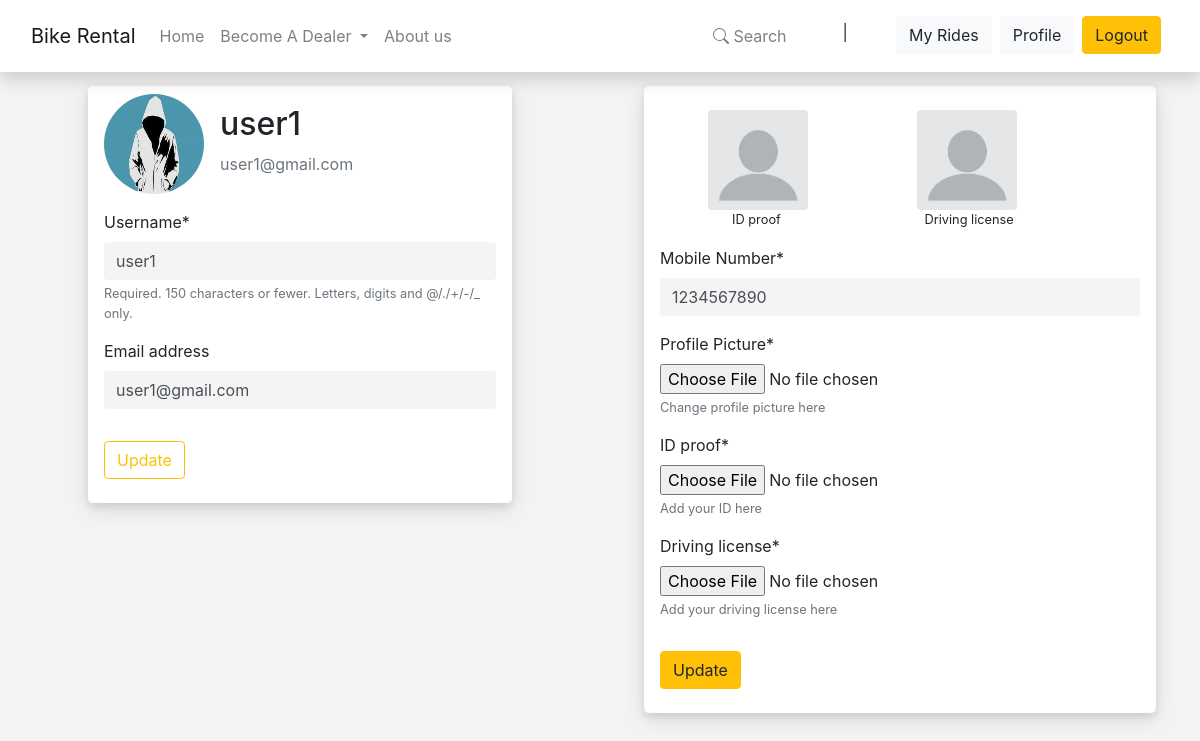
The app's page /customer/profile/ (signed in) with its own data.
### bikerental/models.py (models this page shows)
class User(AbstractUser):
    is_customer = models.BooleanField(default=False)
    is_dealer = models.BooleanField(default=False)

### customer/models.py (models this page shows, shortened)
class Profile (models.Model):
    user = models.OneToOneField(User, on_delete=models.CASCADE, primary_key=True)
    mobile_no = models.DecimalField(max_digits=10, decimal_places=0, blank=False, default='1234567890')
    profile_pic = models.ImageField(default='default.jpg', upload_to='profile_pics')
    id_proof = models.ImageField(default='default.jpg', upload_to='id_proof_pics')
    driving_license = models.ImageField(default='default.jpg', upload_to='driving_license_pics')

### customer/views.py (the view)
# urls.py: path('profile/', views.profile, name='customer-profile'),
@login_required
def profile(request):
    if request.method == 'POST':
        c_form = CustomerUpdateForm(request.POST, instance=request.user)
        cp_form = CustomerProfileUpdateForm(request.POST,
                                            request.FILES,
                                            instance=request.user.profile)
        if c_form.is_valid():
            c_form.save()
            messages.success(request,
                             f'Your account has been updated!')
            return redirect('customer-profile')
        if cp_form.is_valid():
            cp_form.save()
            messages.success(request,
                             f'Your account has been updated!')
            return redirect('customer-profile')
    else:
        c_form = CustomerUpdateForm(instance=request.user)
        cp_form = CustomerProfileUpdateForm(instance=request.user.profile)
    context = {
        'c_form': c_form,
        'cp_form': cp_form
    }
    return render(request, 'customer/profile.html', context)

### customer/forms.py
class CustomerUpdateForm(forms.ModelForm):
    class Meta:
        model = User
        fields = ['username',
                  'email']

class CustomerProfileUpdateForm(forms.ModelForm):
    class Meta:
        model = Profile
        fields = ['mobile_no',
                  'profile_pic',
                  'id_proof',
                  'driving_license']
        labels ={
            'mobile_no' : 'Mobile Number',
            'profile_pic':'Profile Picture',
            'id_proof': 'ID proof',
            'driving_license': 'Driving license'
        }
        help_texts={
            'profile_pic':'Change profile picture here',
            'id_proof': 'Add your ID here',
            'driving_license': 'Add your driving license here'
        }
        widgets={
            'profile_pic':forms.FileInput(attrs={'class':'form-control-file'}),
            'id_proof': forms.FileInput(attrs={'class':'form-control-file'}),
            'driving_license': forms.FileInput(attrs={'class':'form-control-file'})
        }

### customer/templates/customer/profile.html (shortened to what this page needs)
{% extends 'bikerental/base.html' %}
{% load crispy_forms_tags %}
{% block content %}
<div class="row">
    <div class="col-lg-6">
        <div class=" content-section px-3 py-2">
            <div class="media mb-3">
                <img class="rounded-circle account-img" src="{{ user.profile.profile_pic.url }}" alt="">
                <div class="media-body">
                    <h2 class="account-heading">{{ user.username }}</h2>
                    <p class="text-secondary">{{ user.email }}</p>
                </div>
            </div>
            <form method="POST" enctype="multipart/form-data" class="">
                <fieldset class="form-group">
                    {{ c_form|crispy }}
                </fieldset>
                <div class="form-group">
                    <button class="btn btn-outline-warning" type="submit">Update</button>
                </div>
            </form>
        </div>
    </div>
    <div class="col-lg-6">
        <div class="content-section px-3 py-2" id="profileright">
            <div class="mt-3 ml-5 list-inline">
                <div class="list-inline-item">
                    <img class="rounded account-img mr-5" src="{{ user.profile.id_proof.url }}" alt="">
                    <p class="small ml-4">ID proof</p>
                </div>
                <div class="list-inline-item">
                    <img class="rounded account-img ml-5" src="{{ user.profile.driving_license.url }}" alt="">
                    <p class="small ml-5 pl-2">Driving license</p>
                </div>
            </div>
            <form method="POST" enctype="multipart/form-data" class="">
                <fieldset class="form-group">
                    {{ cp_form|crispy }}
                </fieldset>
                <div class="form-group">
                    <button class="btn btn-warning align" type="submit">Update</button>
                </div>
            </form>
        </div>
    </div>
</div>
{% endblock content %}

### static/css/app.css (style rules this page uses)
body { background-image: url('img/bike2.jpg'); background-size: cover; background-attachment: fixed; margin-top: 5rem; }
input[type='text'], input[type='email'], input[type='password'], input[type='number'], input[type='date'] { background-color: rgb(245, 244, 244); border: none; }
.content-section { background-color: white; margin: auto; box-shadow: 0 4px 8px 0 rgba(0, 0, 0, 0.1), 0 6px 20px 0 rgba(66, 47, 47, 0.11); width: 26.5rem; border-radius: 1%; }
.account-img { height: 100px; width: 100px; margin: auto; }

### customer/templates/customer/profile.html (style rules this page uses)
body { background-image: none; background-color: #f3f3f3; display: flex; }
#profileright { width: 32rem; }
.media-body { margin: auto; padding-top: .5rem; margin-left: 1rem; }
.row { margin-top: .2rem; display: flex; flex-direction: row; justify-content: center; }

### records on screen
User: profile.profile_pic (picture), username "user1", email "user1@gmail.com", profile.id_proof (placeholder picture), profile.driving_license (placeholder picture)
Profile: mobile_no "1234567890"
